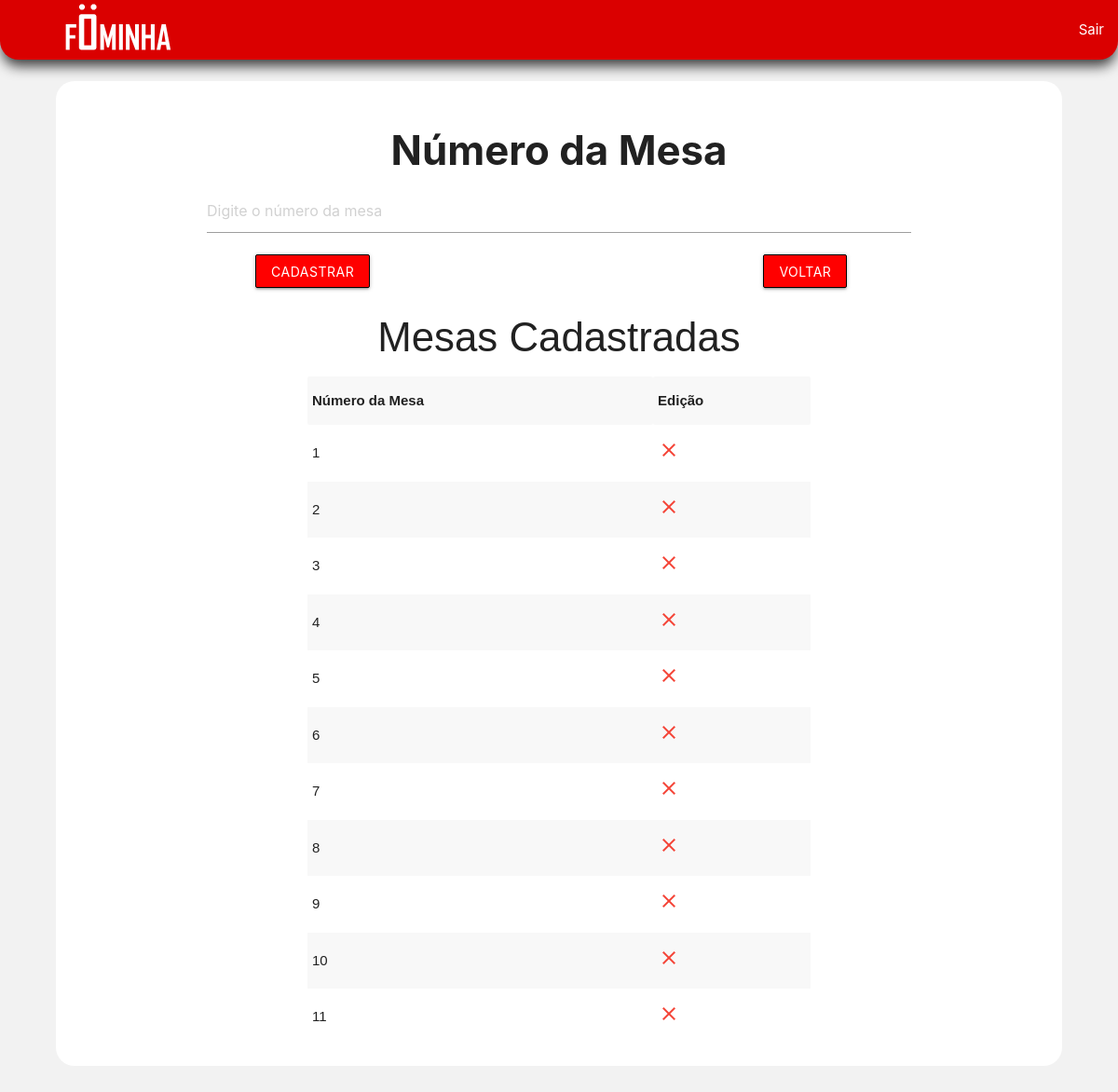
Page /admin/adicionarMesa/mesa.php (signed in) on the committed database.
### tables this page shows
CREATE TABLE `mesa` (
  `idmesa` int(11) NOT NULL,
  `numero` varchar(255) NOT NULL,
  `status` int(11) NOT NULL
);

### admin/adicionarMesa/select.php (the view)
    <?php
include '../../conexao.php';
$sth = $pdo->prepare("SELECT * FROM mesa");
$sth->execute();
echo '<h3 style="text-align: center;font-family: sans-serif;">Mesas Cadastradas </h3>';
echo '<center>';
echo '<table class="striped" style="font-family: arial, sans-serif;border-collapse: collapse;width: 50%;">';
echo '<tr>';
echo '<th>Número da Mesa</th>';
echo '<th>Edição</th>';
echo '</tr>';
foreach ($sth as $res) {
    extract($res);
    echo '<center>';
    echo '<tr>';
    echo '<td>' . $numero . '</td> ';
    echo '<td>';
    echo "<a href='deletarmesa.php?id=" . $idmesa. "'<i class='material-icons red-text'> clear </i></a>";
    echo '</tr>';
    echo '</center>';
}
echo '</table>';
echo '</center>';
?>

### admin/adicionarMesa/mesa.php (style rules this page uses)
a { text-decoration: none; color: white; }

### rows in the picture
mesa: numero "1"
mesa: numero "2"
mesa: numero "3"
mesa: numero "4"
mesa: numero "5"
mesa: numero "6"
mesa: numero "7"
mesa: numero "8"
mesa: numero "9"
mesa: numero "10"
mesa: numero "11"
